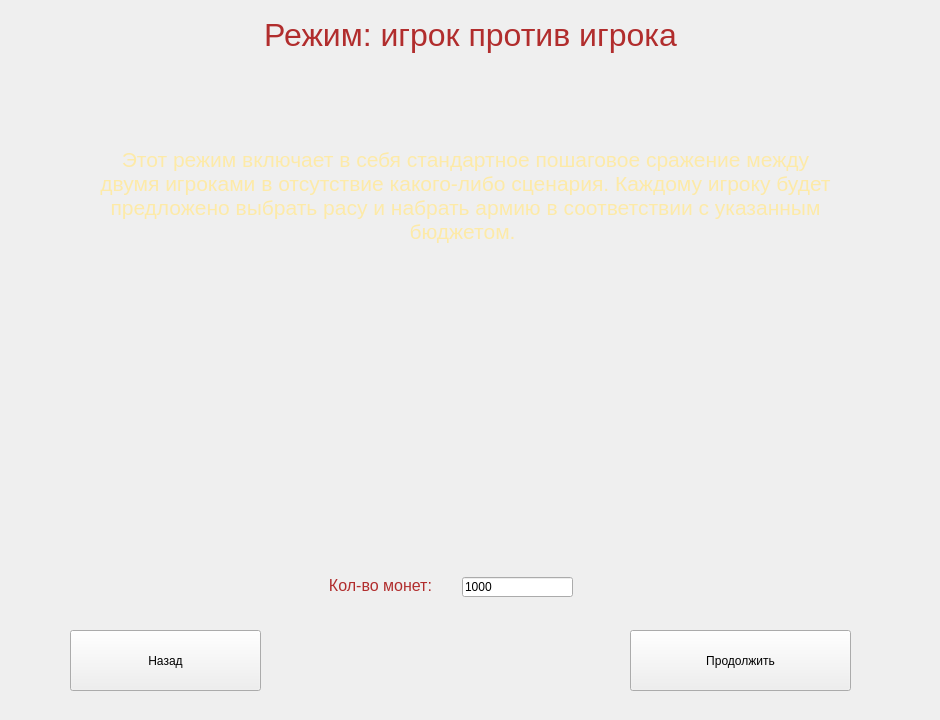
<?xml version="1.0" encoding="UTF-8"?>
<ui version="4.0">
 <class>PlayerVsPlayerIntro</class>
 <widget class="QWidget" name="PlayerVsPlayerIntro">
  <property name="geometry">
   <rect>
    <x>0</x>
    <y>0</y>
    <width>940</width>
    <height>720</height>
   </rect>
  </property>
  <property name="windowTitle">
   <string>Form</string>
  </property>
  <widget class="QLabel" name="divider_">
   <property name="geometry">
    <rect>
     <x>0</x>
     <y>45</y>
     <width>940</width>
     <height>91</height>
    </rect>
   </property>
   <property name="text">
    <string>&lt;html&gt;&lt;head/&gt;&lt;body&gt;&lt;p&gt;&lt;img src=&quot;:/assets/recruitscene/divider.png&quot; width=&quot;940&quot;/&gt;&lt;/p&gt;&lt;/body&gt;&lt;/html&gt;</string>
   </property>
  </widget>
  <widget class="QLabel" name="title_">
   <property name="geometry">
    <rect>
     <x>0</x>
     <y>0</y>
     <width>941</width>
     <height>71</height>
    </rect>
   </property>
   <property name="text">
    <string>&lt;html&gt;&lt;head/&gt;&lt;body&gt;&lt;p align=&quot;center&quot;&gt;&lt;span style=&quot; font-size:24pt; color:#b12d2d;&quot;&gt;Режим: игрок против игрока&lt;/span&gt;&lt;/p&gt;&lt;/body&gt;&lt;/html&gt;</string>
   </property>
  </widget>
  <widget class="QLabel" name="title_1">
   <property name="geometry">
    <rect>
     <x>90</x>
     <y>120</y>
     <width>751</width>
     <height>151</height>
    </rect>
   </property>
   <property name="text">
    <string>&lt;html&gt;&lt;head/&gt;&lt;body&gt;&lt;p align=&quot;center&quot;&gt;&lt;span style=&quot; font-size:16pt; color:#FDEAA8;&quot;&gt;Этот режим включает в себя стандартное пошаговое сражение между двумя игроками в отсутствие какого-либо сценария. Каждому игроку будет предложено выбрать расу и набрать армию в соответствии с указанным бюджетом. &lt;/span&gt;&lt;/p&gt;&lt;/body&gt;&lt;/html&gt;</string>
   </property>
   <property name="wordWrap">
    <bool>true</bool>
   </property>
  </widget>
  <widget class="QLabel" name="label">
   <property name="geometry">
    <rect>
     <x>200</x>
     <y>290</y>
     <width>501</width>
     <height>261</height>
    </rect>
   </property>
   <property name="text">
    <string>&lt;html&gt;&lt;head/&gt;&lt;body&gt;&lt;p&gt;&lt;img width=&quot;500&quot; src=&quot;:/assets/pvp_intro/picture.jpg&quot;/&gt;&lt;/p&gt;&lt;/body&gt;&lt;/html&gt;</string>
   </property>
  </widget>
  <widget class="QPushButton" name="go_next">
   <property name="geometry">
    <rect>
     <x>630</x>
     <y>630</y>
     <width>221</width>
     <height>61</height>
    </rect>
   </property>
   <property name="text">
    <string>Продолжить</string>
   </property>
  </widget>
  <widget class="QPushButton" name="back_to_menu">
   <property name="geometry">
    <rect>
     <x>70</x>
     <y>630</y>
     <width>191</width>
     <height>61</height>
    </rect>
   </property>
   <property name="text">
    <string>Назад</string>
   </property>
  </widget>
  <widget class="QLabel" name="label_2">
   <property name="geometry">
    <rect>
     <x>310</x>
     <y>570</y>
     <width>141</width>
     <height>31</height>
    </rect>
   </property>
   <property name="text">
    <string>&lt;html&gt;&lt;head/&gt;&lt;body&gt;&lt;p align=&quot;center&quot;&gt;&lt;span style=&quot; font-size:12pt; color:#b12d2d;&quot;&gt;Кол-во монет:&lt;/span&gt;&lt;/p&gt;&lt;/body&gt;&lt;/html&gt;</string>
   </property>
  </widget>
  <widget class="QLineEdit" name="lineEdit">
   <property name="geometry">
    <rect>
     <x>462</x>
     <y>577</y>
     <width>111</width>
     <height>20</height>
    </rect>
   </property>
   <property name="text">
    <string>1000</string>
   </property>
  </widget>
 </widget>
 <resources/>
 <connections/>
</ui>
